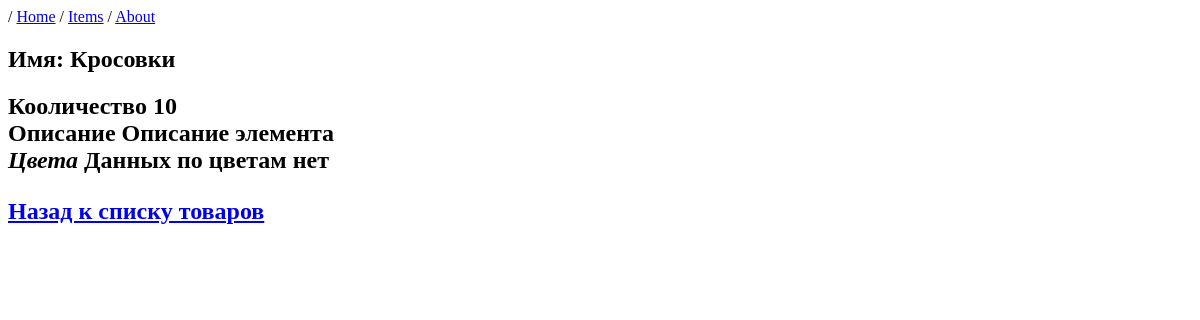
The app's page /item/1, older data.
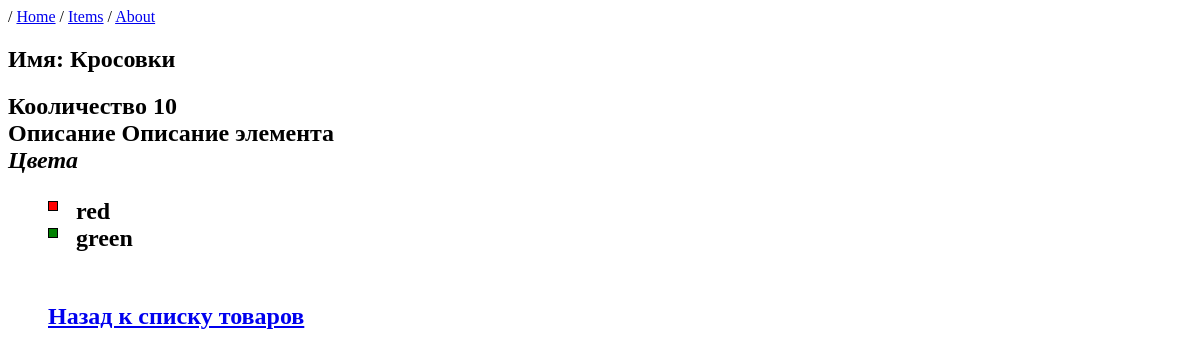
The same page, newer data.
### MainApp/models.py (models this page shows, shortened)
class Item(models.Model):
    name = models.CharField(max_length=100)
    brand = models.CharField(max_length=100)
    count = models.PositiveBigIntegerField()
    description = models.TextField(max_length=200, default='Описание элемента')
    colors = models.ManyToManyField(to=Color)

class Color(models.Model):
    name = models.CharField(max_length=32)

### MainApp/views.py (the view)
# urls.py: path('item/<int:item_id>', views.getitem, name='item-detail'),
def getitem(request, item_id):
    try:
        item = Item.objects.get(id=item_id)
        colors = []
        colors = item.colors.all()
    except ObjectDoesNotExist:
        return HttpResponseNotFound(f"Item with id={item_id} not found")
    else:
        context = {
            "item": item,
            "colors": colors,
        }
        return render(request, "item_page.html", context)

### templates/item_page.html (shortened to what this page needs)
{% extends "base.html" %}
{% load static %}
{% block style %}
    <link rel='stylesheet' href='{% static "css/style.css" %}'>
{% endblock  %}
{% block content %}
    {{ block.super }}
    <h2> Имя: {{ item.name }}<h2>
        <div>
        Кооличество {{ item.count | default:"Товар отсутствует" }}
        </div>
        <div>
            Описание {{item.description }}
        </div>
        <i> Цвета </i>
        {% if colors %}
        <ul class='ul_no_mark'>
            {% for color in colors %}
            <li><div class='div_color' style='background-color: {{ color.name }};'></div>&nbsp;&nbsp; {{ color.name}} </li>
            {% endfor %}
        {% else %}
            Данных по цветам нет
        {% endif %}
        <br>
    <p> <a href="{% url "item-list" %}"> Назад к списку товаров </a>
{% endblock %}

### templates/base.html (shortened to what this page needs)
<!DOCTYPE html>
<html lang="en">
<head>
    {% block style %}
    {% endblock  %}
</head>
<body>
    {% block content %}
        {% include "header.html" %}
    {% endblock  %}
</body>
</html>

### templates/header.html
<header>
    / <a href="{% url "home" %}"> Home</a>
    / <a href="{% url "item-list" %}"> Items</a>
    / <a href="{% url "about" %}"> About</a>
</header>

### static/css/style.css (style rules this page uses)
* { box-sizing: border-box; }
.ul_no_mark { list-style-type: none; }
.div_color { border: 1px solid #000; width: 10px; height: 10px; margin-top: 3px; float: left; }

Row changes from the older to the newer data that the page shows:
added Color: name "red"
added Color: name "green"
Text that changed along with them:
text no longer shown: "Данных по цветам нет"
